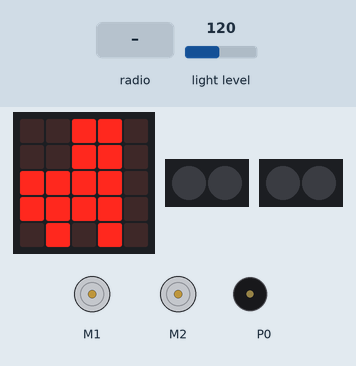
Recording of a program running on a simulated BBC micro:bit (MakeCode). Shown: the board's 5×5 LED display, 2 × DC motor (green arrow = forward, orange = backward, longer = faster), 2 × 2 RGB LEDs in strip order, left to right, buzzer (waves = sounding). The test bench sets the inputs (shaded band); at power-on: light level 120. Dim RGB values are drawn brighter than linear.

Above: at 1.6 s.
1.7 s: radio message "ZmenVystrazne" arrives
At 2.1 s:
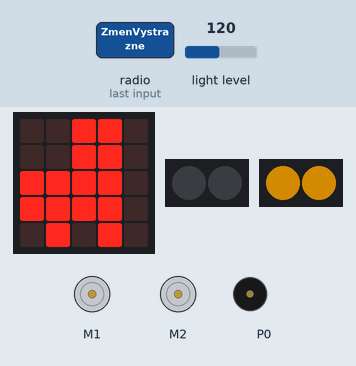
4.4 s: radio message "ZmenMuzesJet" arrives
At 4.9 s:
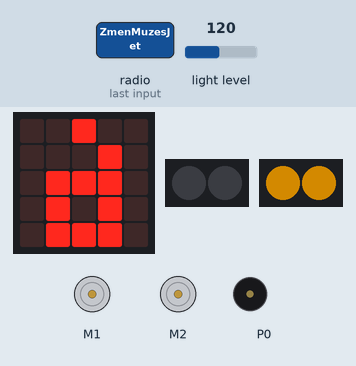
6.8 s: radio message "ZmenMuzesJet" arrives
At 7.8 s:
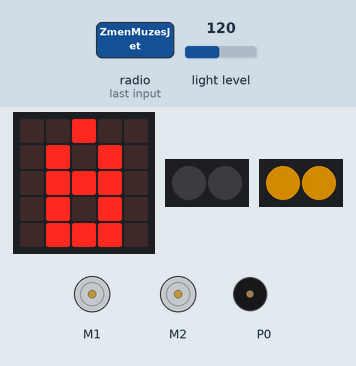
9.4 s: radio message "Zatrub" arrives
At 9.54 s:
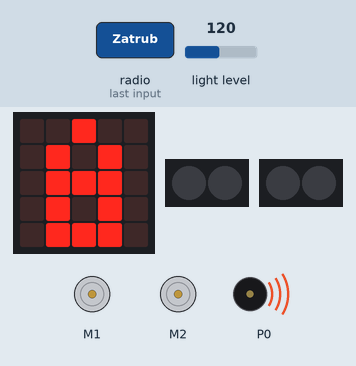
Timing chart, 0 to 12.6 s (numbered marks = the images above; inputs shaded):
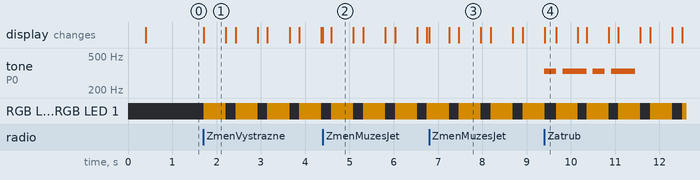

Measured:
- after the input at 1.7 s, RGB LED 0, RGB LED 1: alternates RGB(127, 82, 0) for 0.50 s and off for 0.22 s, starting at once
- after the input at 4.4 s, the display: first changes at once (image 2 shows a later state)
- after the input at 6.8 s, the display: changes at once (image 3)
- after the input at 9.4 s, tone on P0: plays 330 Hz for 0.27 s, 330 Hz for 0.54 s, 330 Hz for 0.27 s, 330 Hz for 0.54 s, starting at once
- what the display in image 1 shows lasts 0.5 s, from 1.7 s to 2.2 s

The program:

main.ts
```typescript
radio.onReceivedString(function (receivedString) {
    if (receivedString == "ZmenMuzesJet") {
        zmen_muzes_jet()
    }
    if (receivedString == "ZmenVystrazne") {
        zmen_vystrazne_svetla()
    }
    if (receivedString == "Zatrub") {
        zacniTroubit()
    }
})
function zmen_vystrazne_svetla () {
    if (blikej_vystrazne == 0) {
        blikej_vystrazne = 1
    } else {
        blikej_vystrazne = 0
    }
}
function zacniTroubit () {
    trub = 1
}
radio.onReceivedValue(function (name, value) {
    if (name == "X") {
        X = value
    }
    if (name == "Y") {
        Y = value
    }
})
function zmen_muzes_jet () {
    if (muzu_jet == 0) {
        muzu_jet = 1
    } else {
        muzu_jet = 0
    }
    if (muzu_jet == 1) {
        basic.showLeds(`
            . . # . .
            . . . # .
            . # # # .
            . # . # .
            . # # # .
            `)
    } else {
        basic.showLeds(`
            . . # . .
            . # . # .
            . # # # .
            . # . # .
            . # # # .
            `)
    }
}
let rychlost_prave_kolo = 0
let rychlost_leve_kolo = 0
let Y = 0
let X = 0
let trub = 0
let blikej_vystrazne = 0
let muzu_jet = 0
radio.setGroup(90)
basic.showLeds(`
    . . # # .
    . . # # .
    # # # # .
    # # # # .
    . # . # .
    `)
muzu_jet = 0
blikej_vystrazne = 0
trub = 0
let led_pasek = neopixel.create(DigitalPin.P15, 2, NeoPixelMode.RGB)
let leva_led = led_pasek.range(0, 1)
let prava_led = led_pasek.range(1, 1)
let obe_led = led_pasek.range(0, 2)
// Rychlost kol
//
basic.forever(function () {
    rychlost_leve_kolo = Y + X
    rychlost_prave_kolo = Y - X
    if (muzu_jet == 1) {
        cuteBot.motors(rychlost_leve_kolo, rychlost_prave_kolo)
    } else {
        cuteBot.stopcar()
    }
})
basic.forever(function () {
    if (input.lightLevel() == 10) {
        cuteBot.colorLight(cuteBot.RGBLights.ALL, 0xffffff)
    } else {
        cuteBot.closeheadlights()
    }
    basic.pause(1000)
})
// výstražné světla
basic.forever(function () {
    if (blikej_vystrazne == 1) {
        obe_led.showColor(neopixel.colors(NeoPixelColors.Orange))
        basic.pause(500)
        obe_led.showColor(neopixel.colors(NeoPixelColors.Black))
        basic.pause(200)
    }
})
// Směrovky
basic.forever(function () {
    if (rychlost_leve_kolo > 0 && rychlost_prave_kolo > 0) {
        if (rychlost_leve_kolo - rychlost_prave_kolo > 20) {
            for (let index = 0; index < 4; index++) {
                prava_led.showColor(neopixel.colors(NeoPixelColors.Orange))
                basic.pause(250)
                prava_led.showColor(neopixel.colors(NeoPixelColors.Black))
                basic.pause(100)
            }
        }
        if (rychlost_prave_kolo - rychlost_leve_kolo > 20) {
            for (let index = 0; index < 4; index++) {
                leva_led.showColor(neopixel.colors(NeoPixelColors.Orange))
                basic.pause(250)
                leva_led.showColor(neopixel.colors(NeoPixelColors.Black))
                basic.pause(100)
            }
        }
    }
})
basic.forever(function () {
    if (trub == 1) {
        for (let index = 0; index < 2; index++) {
            music.playMelody("E E - E E E E - ", 450)
        }
    }
    trub = 0
})
```

test.ts
```typescript
// Tady jsou testy. Při použití tohoto balíčku jako rozšíření nebude zkompilováno.
```
